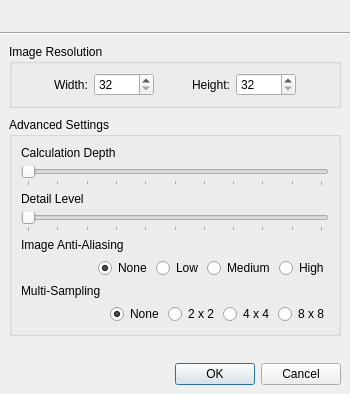
<?xml version="1.0" encoding="UTF-8"?>
<ui version="4.0">
 <class>GenerateImageDialog</class>
 <widget class="QDialog" name="GenerateImageDialog">
  <property name="geometry">
   <rect>
    <x>0</x>
    <y>0</y>
    <width>350</width>
    <height>394</height>
   </rect>
  </property>
  <property name="windowTitle">
   <string>Generate Image</string>
  </property>
  <layout class="QVBoxLayout" name="topLayout" stretch="0,0,1">
   <property name="spacing">
    <number>0</number>
   </property>
   <property name="leftMargin">
    <number>0</number>
   </property>
   <property name="topMargin">
    <number>0</number>
   </property>
   <property name="rightMargin">
    <number>0</number>
   </property>
   <property name="bottomMargin">
    <number>0</number>
   </property>
   <item>
    <widget class="XmlUi::GradientWidget" name="promptWidget" native="true">
     <layout class="QHBoxLayout" name="promptLayout" stretch="0,1">
      <property name="spacing">
       <number>10</number>
      </property>
      <item>
       <widget class="QLabel" name="promptPixmap"/>
      </item>
      <item>
       <widget class="QLabel" name="promptLabel">
        <property name="wordWrap">
         <bool>true</bool>
        </property>
       </widget>
      </item>
     </layout>
    </widget>
   </item>
   <item>
    <widget class="Line" name="line">
     <property name="orientation">
      <enum>Qt::Horizontal</enum>
     </property>
    </widget>
   </item>
   <item>
    <widget class="QWidget" name="mainWidget" native="true">
     <layout class="QVBoxLayout" name="verticalLayout_2">
      <property name="spacing">
       <number>9</number>
      </property>
      <item>
       <widget class="QGroupBox" name="groupBox">
        <property name="title">
         <string>Image Resolution</string>
        </property>
        <layout class="QHBoxLayout" name="horizontalLayout">
         <item>
          <spacer name="spacer_4">
           <property name="orientation">
            <enum>Qt::Horizontal</enum>
           </property>
           <property name="sizeType">
            <enum>QSizePolicy::Expanding</enum>
           </property>
           <property name="sizeHint" stdset="0">
            <size>
             <width>10</width>
             <height>20</height>
            </size>
           </property>
          </spacer>
         </item>
         <item>
          <widget class="QLabel" name="label">
           <property name="text">
            <string>Width:</string>
           </property>
           <property name="buddy">
            <cstring>spinWidth</cstring>
           </property>
          </widget>
         </item>
         <item>
          <widget class="QSpinBox" name="spinWidth">
           <property name="minimumSize">
            <size>
             <width>60</width>
             <height>0</height>
            </size>
           </property>
           <property name="minimum">
            <number>32</number>
           </property>
           <property name="maximum">
            <number>8000</number>
           </property>
          </widget>
         </item>
         <item>
          <spacer name="spacer">
           <property name="orientation">
            <enum>Qt::Horizontal</enum>
           </property>
           <property name="sizeType">
            <enum>QSizePolicy::Expanding</enum>
           </property>
           <property name="sizeHint" stdset="0">
            <size>
             <width>10</width>
             <height>20</height>
            </size>
           </property>
          </spacer>
         </item>
         <item>
          <widget class="QLabel" name="label_2">
           <property name="text">
            <string>Height:</string>
           </property>
           <property name="buddy">
            <cstring>spinHeight</cstring>
           </property>
          </widget>
         </item>
         <item>
          <widget class="QSpinBox" name="spinHeight">
           <property name="minimumSize">
            <size>
             <width>60</width>
             <height>0</height>
            </size>
           </property>
           <property name="minimum">
            <number>32</number>
           </property>
           <property name="maximum">
            <number>8000</number>
           </property>
          </widget>
         </item>
         <item>
          <spacer name="spacer_2">
           <property name="orientation">
            <enum>Qt::Horizontal</enum>
           </property>
           <property name="sizeType">
            <enum>QSizePolicy::Expanding</enum>
           </property>
           <property name="sizeHint" stdset="0">
            <size>
             <width>10</width>
             <height>20</height>
            </size>
           </property>
          </spacer>
         </item>
        </layout>
       </widget>
      </item>
      <item>
       <widget class="QGroupBox" name="groupBox_2">
        <property name="title">
         <string>Advanced Settings</string>
        </property>
        <layout class="QVBoxLayout" name="verticalLayout">
         <item>
          <widget class="QLabel" name="labelDepth">
           <property name="text">
            <string>Calculation Depth</string>
           </property>
          </widget>
         </item>
         <item>
          <widget class="DoubleSlider" name="sliderDepth">
           <property name="maximum">
            <number>100</number>
           </property>
           <property name="orientation">
            <enum>Qt::Horizontal</enum>
           </property>
           <property name="tickPosition">
            <enum>QSlider::TicksBelow</enum>
           </property>
           <property name="tickInterval">
            <number>10</number>
           </property>
          </widget>
         </item>
         <item>
          <widget class="QLabel" name="labelDetail">
           <property name="text">
            <string>Detail Level</string>
           </property>
          </widget>
         </item>
         <item>
          <widget class="DoubleSlider" name="sliderDetail">
           <property name="maximum">
            <number>100</number>
           </property>
           <property name="orientation">
            <enum>Qt::Horizontal</enum>
           </property>
           <property name="tickPosition">
            <enum>QSlider::TicksBelow</enum>
           </property>
           <property name="tickInterval">
            <number>10</number>
           </property>
          </widget>
         </item>
         <item>
          <widget class="QLabel" name="labelAntiAliasing">
           <property name="text">
            <string>Image Anti-Aliasing</string>
           </property>
          </widget>
         </item>
         <item>
          <layout class="QHBoxLayout" name="_2">
           <item>
            <spacer>
             <property name="orientation">
              <enum>Qt::Horizontal</enum>
             </property>
             <property name="sizeHint" stdset="0">
              <size>
               <width>51</width>
               <height>20</height>
              </size>
             </property>
            </spacer>
           </item>
           <item>
            <widget class="QFrame" name="frameAntiAliasing">
             <property name="frameShape">
              <enum>QFrame::NoFrame</enum>
             </property>
             <layout class="QHBoxLayout" name="_4">
              <property name="spacing">
               <number>4</number>
              </property>
              <property name="leftMargin">
               <number>0</number>
              </property>
              <property name="topMargin">
               <number>0</number>
              </property>
              <property name="rightMargin">
               <number>0</number>
              </property>
              <property name="bottomMargin">
               <number>0</number>
              </property>
              <item>
               <widget class="QRadioButton" name="radioAANone">
                <property name="text">
                 <string>None</string>
                </property>
                <property name="checked">
                 <bool>true</bool>
                </property>
               </widget>
              </item>
              <item>
               <widget class="QRadioButton" name="radioAALow">
                <property name="text">
                 <string>Low</string>
                </property>
               </widget>
              </item>
              <item>
               <widget class="QRadioButton" name="radioAAMedium">
                <property name="text">
                 <string>Medium</string>
                </property>
               </widget>
              </item>
              <item>
               <widget class="QRadioButton" name="radioAAHigh">
                <property name="text">
                 <string>High</string>
                </property>
               </widget>
              </item>
             </layout>
            </widget>
           </item>
          </layout>
         </item>
         <item>
          <widget class="QLabel" name="labelMultiSampling">
           <property name="text">
            <string>Multi-Sampling</string>
           </property>
          </widget>
         </item>
         <item>
          <layout class="QHBoxLayout" name="horizontalLayout_2">
           <item>
            <spacer name="horizontalSpacer">
             <property name="orientation">
              <enum>Qt::Horizontal</enum>
             </property>
             <property name="sizeHint" stdset="0">
              <size>
               <width>40</width>
               <height>20</height>
              </size>
             </property>
            </spacer>
           </item>
           <item>
            <widget class="QFrame" name="frameMultiSampling">
             <property name="frameShape">
              <enum>QFrame::NoFrame</enum>
             </property>
             <layout class="QHBoxLayout" name="horizontalLayout_3">
              <property name="spacing">
               <number>4</number>
              </property>
              <property name="leftMargin">
               <number>0</number>
              </property>
              <property name="topMargin">
               <number>0</number>
              </property>
              <property name="rightMargin">
               <number>0</number>
              </property>
              <property name="bottomMargin">
               <number>0</number>
              </property>
              <item>
               <widget class="QRadioButton" name="radioMSNone">
                <property name="text">
                 <string>None</string>
                </property>
                <property name="checked">
                 <bool>true</bool>
                </property>
               </widget>
              </item>
              <item>
               <widget class="QRadioButton" name="radioMS2x2">
                <property name="text">
                 <string>2 x 2</string>
                </property>
               </widget>
              </item>
              <item>
               <widget class="QRadioButton" name="radioMS4x4">
                <property name="text">
                 <string>4 x 4</string>
                </property>
               </widget>
              </item>
              <item>
               <widget class="QRadioButton" name="radioMS8x8">
                <property name="text">
                 <string>8 x 8</string>
                </property>
               </widget>
              </item>
             </layout>
            </widget>
           </item>
          </layout>
         </item>
        </layout>
       </widget>
      </item>
      <item>
       <spacer name="spacer_3">
        <property name="orientation">
         <enum>Qt::Vertical</enum>
        </property>
        <property name="sizeHint" stdset="0">
         <size>
          <width>20</width>
          <height>0</height>
         </size>
        </property>
       </spacer>
      </item>
      <item>
       <widget class="QDialogButtonBox" name="buttonBox">
        <property name="orientation">
         <enum>Qt::Horizontal</enum>
        </property>
        <property name="standardButtons">
         <set>QDialogButtonBox::Cancel|QDialogButtonBox::Ok</set>
        </property>
       </widget>
      </item>
     </layout>
    </widget>
   </item>
  </layout>
 </widget>
 <customwidgets>
  <customwidget>
   <class>XmlUi::GradientWidget</class>
   <extends>QWidget</extends>
   <header>xmlui/gradientwidget.h</header>
   <container>1</container>
  </customwidget>
  <customwidget>
   <class>DoubleSlider</class>
   <extends>QSlider</extends>
   <header>doubleslider.h</header>
  </customwidget>
 </customwidgets>
 <tabstops>
  <tabstop>spinWidth</tabstop>
  <tabstop>spinHeight</tabstop>
  <tabstop>sliderDepth</tabstop>
  <tabstop>sliderDetail</tabstop>
  <tabstop>radioAANone</tabstop>
  <tabstop>radioAALow</tabstop>
  <tabstop>radioAAMedium</tabstop>
  <tabstop>radioAAHigh</tabstop>
  <tabstop>buttonBox</tabstop>
 </tabstops>
 <resources/>
 <connections>
  <connection>
   <sender>buttonBox</sender>
   <signal>accepted()</signal>
   <receiver>GenerateImageDialog</receiver>
   <slot>accept()</slot>
   <hints>
    <hint type="sourcelabel">
     <x>227</x>
     <y>270</y>
    </hint>
    <hint type="destinationlabel">
     <x>157</x>
     <y>274</y>
    </hint>
   </hints>
  </connection>
  <connection>
   <sender>buttonBox</sender>
   <signal>rejected()</signal>
   <receiver>GenerateImageDialog</receiver>
   <slot>reject()</slot>
   <hints>
    <hint type="sourcelabel">
     <x>290</x>
     <y>276</y>
    </hint>
    <hint type="destinationlabel">
     <x>286</x>
     <y>274</y>
    </hint>
   </hints>
  </connection>
 </connections>
</ui>
